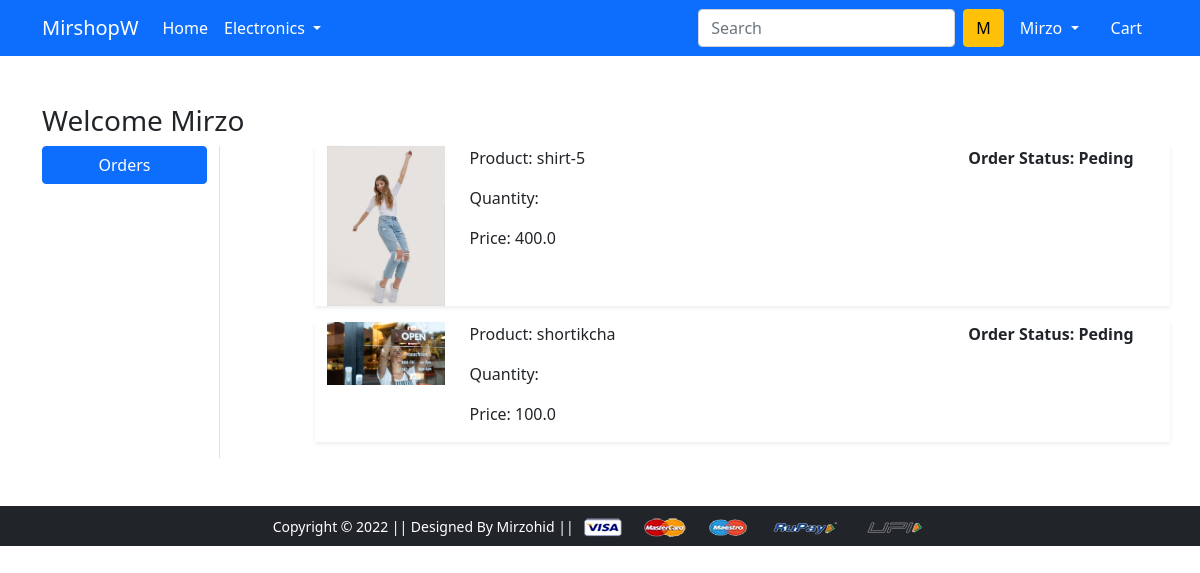
Screenshot of /orders/ (signed in) with the database file from the repository.
### app/models.py (models this page shows, shortened)
class OrderPlaced(models.Model):
    user = models.ForeignKey(User,on_delete=models.CASCADE)
    customer = models.ForeignKey(Customer,on_delete=models.CASCADE)
    product = models.ForeignKey(Product,on_delete=models.CASCADE)
    quentity = models.PositiveIntegerField(default=1)
    ordered_date = models.DateTimeField(auto_now_add=True)
    status = models.CharField(max_length=50,choices=STATUS_CHOICES,default='Peding')
    @property
    def total_cost(self):
        return self.quentity * self.product.discounted_price

class Product(models.Model):
    title = models.CharField(max_length=100)
    selling_price = models.FloatField()
    discounted_price = models.FloatField()
    description = models.TextField()
    brand = models.CharField(max_length=100)
    category = models.CharField( choices=CATEGORY_CHOICES,max_length=2)
    product_image = models.ImageField(upload_to='productimg')

### app/views.py (the view)
# urls.py: path('orders/', views.orders, name='orders'),
@login_required
def orders(request):
    op = OrderPlaced.objects.filter(user=request.user)
    print(op)
    return render(request, 'app/orders.html',{'order_placed':op})

### app/templates/app/orders.html (shortened to what this page needs)
{% extends 'app/base.html' %}
{% load static %}
{% block main-content %}
<div class="container my-5">
    <div class="row">
        <h3>Welcome <span class="text-capitalize">{{request.user}}</span></h3>
        <div class="col-sm-2 border-end">
            <ul class="list-unstyled">
                <li class="d-grid"><a href="{% url 'orders' %}" class="btn btn-primary">Orders</a></li>
            </ul>
        </div>
        <div class="col-sm-9 offset-sm-1">
            {% for op in order_placed %}
            <div class="row shadow-sm mb-3">
                <div class="col-sm-2">
                    <img src="{{op.product.product_image.url}}" alt="" srcset="" class="img-fluid" height="150" width="150">
                </div>
                <div class="col-sm-7">
                    <p>Product: {{op.product.title}}</p>
                    <p>Quantity: {{op.quantity}}</p>
                    <p>Price: {{op.total_cost}}</p>
                </div>
                <div class="col-sm-3 fw-bold">
                    <p>Order Status: {{op.status}}</p>
                </div>
            </div>
            {% endfor %}
        </div>
    </div>
</div>
{% endblock main-content %}

### app/templates/app/base.html (shortened to what this page needs)
<!doctype html>
{% load static %}
<html lang="en">
  <head>
    <link href="https://cdn.jsdelivr.net/npm/bootstrap@5.0.0-beta1/dist/css/bootstrap.min.css" rel="stylesheet">
    <link rel="stylesheet" href="{% static 'app/css/owl.carousel.min.css' %}">
    <link rel="stylesheet" href="{% static 'app/css/all.min.css' %}">
    <link rel="stylesheet" href="{% static 'app/css/style.css' %}">
  </head>
  <body>
    <nav class="navbar navbar-expand-lg navbar-dark bg-primary">
     <div class="container">
       <a class="navbar-brand" href="/">MirshopW</a>
       <div class="collapse navbar-collapse" id="navbarSupportedContent">
         <ul class="navbar-nav me-auto mb-2 mb-lg-0">
           <li class="nav-item">
             <a class="nav-link active" aria-current="page" href="/">Home</a>
           </li>
           <li class="nav-item dropdown">
             <a class="nav-link dropdown-toggle text-white" href="#" id="electronicsDropdown" role="button" data-bs-toggle="dropdown" aria-expanded="false">
               Electronics
             </a>
           </li>
         </ul>
         <form class="d-flex">
           <input class="form-control me-2" type="search" placeholder="Search" aria-label="Search">
           <button class="btn btn-warning" type="submit">M</button>
         </form>
         <div>
          <ul class="navbar-nav me-auto mb-2 mb-lg-0">
            {% if request.user.is_authenticated %}
           <li class="nav-item dropdown mx-2">
              <a class="nav-link dropdown-toggle text-white" href="#" id="profileDropdown" role="button" data-bs-toggle="dropdown" aria-expanded="false">
                {{request.user.username | capfirst}}
              </a>
            </li>
            <li class="nav-item mx-2">
             <a href="{% url 'showcart' %}" class="nav-link text-white"> Cart </a>
            </li>
            {% endif %}
          </ul>
         </div>
       </div>
     </div>
    </nav>
    {% block main-content %} {% endblock main-content %}
    <footer class="container-fluid bg-dark text-center p-2 mt-5">
        <small class="text-white">Copyright &copy; 2022 || Designed By Mirzohid  || </small>
        <img src="{% static 'app/images/payment.png' %}" alt="" srcset="" class="img-fluid" height="2px">
    </footer>
  </body>
</html>

### rows the page displays
OrderPlaced: product.product_image (picture), product "shirt-5", total_cost "400.0", status "Peding"
OrderPlaced: product.product_image (picture), product "shortikcha", total_cost "100.0", status "Peding"

### other values shown
{{ request.user.username | capfirst }} "Mirzo"
{{ request.user }} "Mirzo"
